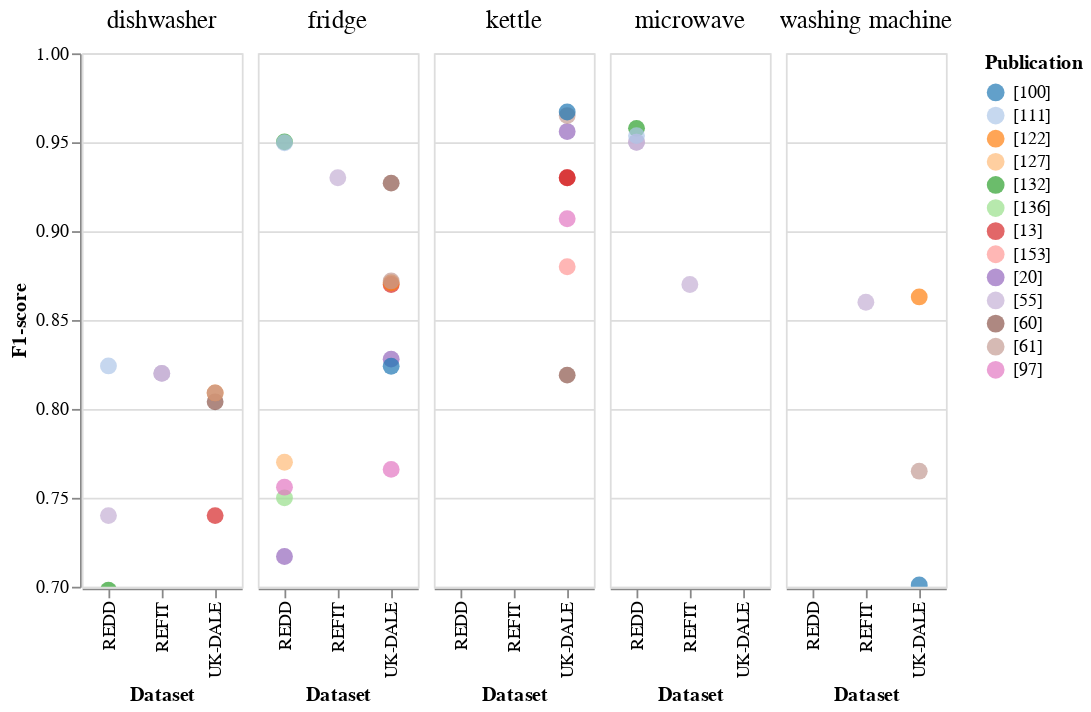

Source (notebook cell):
### Markdown cell above
Note to self: I double checked the values for the top result in the corresponding publications. *They are correct.*

### Code cell
# VERSION FOR PUBLICATION
# Visualization ,
upper_bound = 1 #14
lower_bound = 0.7
sortByDataset = alt.Chart().mark_point(clip=True, size=90, filled=True).encode(
    x=alt.X('Training: Dataset:N', title='Dataset'),
    y=alt.Y('Performance Metric: Value:Q', title='F1-score', scale=alt.Scale(domain=(lower_bound, upper_bound))),
#    color=alt.Color('Reference: Abbreviation:N', legend=alt.Legend(title='Publication'), scale=alt.Scale(scheme = 'category20')),
    color=alt.Color('Reference: Number:N', legend=alt.Legend(title='Publication'), scale=alt.Scale(scheme = 'category20')),
)

alt.layer(
    sortByDataset,  
    data=df_f1, width=90#, height=500
).facet(
    column=alt.Column('Appliance:N', title=None)
).configure_facet(
    spacing=7
).configure_header(
    titleFontSize=14,
    labelFontSize=14
)

### Figure 1 — Vega-Lite specification as saved in the notebook (floating-point values rounded to 4 significant figures)
{"config": {"view": {"continuousWidth": 400, "continuousHeight": 300}, "facet": {"spacing": 7}, "header": {"labelFontSize": 14, "titleFontSize": 14}}, "data": {"name": "data-839b62667c263a3d75bc13d1ba9a6e3e"}, "facet": {"column": {"type": "nominal", "field": "Appliance", "title": null}}, "spec": {"layer": [{"mark": {"type": "point", "clip": true, "filled": true, "size": 90}, "encoding": {"color": {"type": "nominal", "field": "Reference: Number", "legend": {"title": "Publication"}, "scale": {"scheme": "category20"}}, "x": {"type": "nominal", "field": "Training: Dataset", "title": "Dataset"}, "y": {"type": "quantitative", "field": "Performance Metric: Value", "scale": {"domain": [0.7, 1]}, "title": "F1-score"}}}], "width": 90}, "$schema": "https://vega.github.io/schema/vega-lite/v4.8.1.json", "datasets": {"data-839b62667c263a3d75bc13d1ba9a6e3e": [{"Reference: Abbreviation": "barsim2018", "Reference: Number": "[60]", "Appliance": "dishwasher", "Training: Dataset": "UK-DALE", "Model: Basic Type": "feedforward", "Model: Denomination": "CNN dAE", "Input: Window Size": 10800.0, "Input: Sampling Rate": 1, "Performance Metric: Value": 0.804, "No-Ref": "barsim2018_[60]"}, {"Reference: Abbreviation": "barsim2018", "Reference: Number": "[60]", "Appliance": "fridge", "Training: Dataset": "UK-DALE", "Model: Basic Type": "feedforward", "Model: Denomination": "CNN dAE", "Input: Window Size": 10800.0, "Input: Sampling Rate": 1, "Performance Metric: Value": 0.927, "No-Ref": "barsim2018_[60]"}, {"Reference: Abbreviation": "barsim2018", "Reference: Number": "[60]", "Appliance": "kettle", "Training: Dataset": "UK-DALE", "Model: Basic Type": "feedforward", "Model: Denomination": "CNN dAE", "Input: Window Size": 10800.0, "Input: Sampling Rate": 1, "Performance Metric: Value": 0.819, "No-Ref": "barsim2018_[60]"}, {"Reference: Abbreviation": "barsim2018", "Reference: Number": "[60]", "Appliance": "microwave", "Training: Dataset": "UK-DALE", "Model: Basic Type": "feedforward", "Model: Denomination": "CNN dAE", "Input: Window Size": 10800.0, "Input: Sampling Rate": 1, "Performance Metric: Value": 0.366, "No-Ref": "barsim2018_[60]"}, {"Reference: Abbreviation": "barsim2018", "Reference: Number": "[60]", "Appliance": "washing machine", "Training: Dataset": "UK-DALE", "Model: Basic Type": "feedforward", "Model: Denomination": "CNN dAE", "Input: Window Size": 10800.0, "Input: Sampling Rate": 1, "Performance Metric: Value": 0.41, "No-Ref": "barsim2018_[60]"}, {"Reference: Abbreviation": "bonfigli2018", "Reference: Number": "[20]", "Appliance": "dishwasher", "Training: Dataset": "REDD", "Model: Basic Type": "feedforward", "Model: Denomination": "CNN dAE", "Input: Window Size": 6912.0, "Input: Sampling Rate": 3, "Performance Metric: Value": 0.492, "No-Ref": "bonfigli2018_[20]"}, {"Reference: Abbreviation": "bonfigli2018", "Reference: Number": "[20]", "Appliance": "dishwasher", "Training: Dataset": "UK-DALE", "Model: Basic Type": "feedforward", "Model: Denomination": "CNN dAE", "Input: Window Size": 9216.0, "Input: Sampling Rate": 6, "Performance Metric: Value": 0.509, "No-Ref": "bonfigli2018_[20]"}, {"Reference: Abbreviation": "bonfigli2018", "Reference: Number": "[20]", "Appliance": "fridge", "Training: Dataset": "REDD", "Model: Basic Type": "feedforward", "Model: Denomination": "CNN dAE", "Input: Window Size": 1488.0, "Input: Sampling Rate": 3, "Performance Metric: Value": 0.717, "No-Ref": "bonfigli2018_[20]"}, {"Reference: Abbreviation": "bonfigli2018", "Reference: Number": "[20]", "Appliance": "fridge", "Training: Dataset": "UK-DALE", "Model: Basic Type": "feedforward", "Model: Denomination": "CNN dAE", "Input: Window Size": 3072.0, "Input: Sampling Rate": 6, "Performance Metric: Value": 0.828, "No-Ref": "bonfigli2018_[20]"}, {"Reference: Abbreviation": "bonfigli2018", "Reference: Number": "[20]", "Appliance": "kettle", "Training: Dataset": "UK-DALE", "Model: Basic Type": "feedforward", "Model: Denomination": "CNN dAE", "Input: Window Size": 768.0, "Input: Sampling Rate": 6, "Performance Metric: Value": 0.956, "No-Ref": "bonfigli2018_[20]"}, {"Reference: Abbreviation": "bonfigli2018", "Reference: Number": "[20]", "Appliance": "microwave", "Training: Dataset": "REDD", "Model: Basic Type": "feedforward", "Model: Denomination": "CNN dAE", "Input: Window Size": 288.0, "Input: Sampling Rate": 3, "Performance Metric: Value": 0.168, "No-Ref": "bonfigli2018_[20]"}, {"Reference: Abbreviation": "bonfigli2018", "Reference: Number": "[20]", "Appliance": "microwave", "Training: Dataset": "UK-DALE", "Model: Basic Type": "feedforward", "Model: Denomination": "CNN dAE", "Input: Window Size": 1728.0, "Input: Sampling Rate": 6, "Performance Metric: Value": 0.454, "No-Ref": "bonfigli2018_[20]"}, {"Reference: Abbreviation": "bonfigli2018", "Reference: Number": "[20]", "Appliance": "washing machine", "Training: Dataset": "UK-DALE", "Model: Basic Type": "feedforward", "Model: Denomination": "CNN dAE", "Input: Window Size": 6144.0, "Input: Sampling Rate": 6, "Performance Metric: Value": 0.675, "No-Ref": "bonfigli2018_[20]"}, {"Reference: Abbreviation": "cavdar2019", "Reference: Number": "[132]", "Appliance": "dishwasher", "Training: Dataset": "REDD", "Model: Basic Type": "combined", "Model: Denomination": "CNN-RNN", "Input: Window Size": -1.0, "Input: Sampling Rate": 4, "Performance Metric: Value": 0.698, "No-Ref": "cavdar2019_[132]"}, {"Reference: Abbreviation": "cavdar2019", "Reference: Number": "[132]", "Appliance": "fridge", "Training: Dataset": "REDD", "Model: Basic Type": "combined", "Model: Denomination": "CNN-RNN", "Input: Window Size": -1.0, "Input: Sampling Rate": 4, "Performance Metric: Value": 0.9502, "No-Ref": "cavdar2019_[132]"}, {"Reference: Abbreviation": "cavdar2019", "Reference: Number": "[132]", "Appliance": "microwave", "Training: Dataset": "REDD", "Model: Basic Type": "combined", "Model: Denomination": "CNN-RNN", "Input: Window Size": -1.0, "Input: Sampling Rate": 4, "Performance Metric: Value": 0.9578, "No-Ref": "cavdar2019_[132]"}, {"Reference: Abbreviation": "kelly2015", "Reference: Number": "[13]", "Appliance": "dishwasher", "Training: Dataset": "UK-DALE", "Model: Basic Type": "recurrent", "Model: Denomination": "LSTM-bi", "Input: Window Size": 9216.0, "Input: Sampling Rate": 6, "Performance Metric: Value": 0.74, "No-Ref": "kelly2015_[13]"}, {"Reference: Abbreviation": "kelly2015", "Reference: Number": "[13]", "Appliance": "fridge", "Training: Dataset": "UK-DALE", "Model: Basic Type": "feedforward", "Model: Denomination": "dAE", "Input: Window Size": 3072.0, "Input: Sampling Rate": 6, "Performance Metric: Value": 0.87, "No-Ref": "kelly2015_[13]"}, {"Reference: Abbreviation": "kelly2015", "Reference: Number": "[13]", "Appliance": "kettle", "Training: Dataset": "UK-DALE", "Model: Basic Type": "feedforward", "Model: Denomination": "dAE", "Input: Window Size": 768.0, "Input: Sampling Rate": 6, "Performance Metric: Value": 0.93, "No-Ref": "kelly2015_[13]"}, {"Reference: Abbreviation": "kelly2015", "Reference: Number": "[13]", "Appliance": "kettle", "Training: Dataset": "UK-DALE", "Model: Basic Type": "feedforward", "Model: Denomination": "CNN RctAng", "Input: Window Size": 768.0, "Input: Sampling Rate": 6, "Performance Metric: Value": 0.93, "No-Ref": "kelly2015_[13]"}, {"Reference: Abbreviation": "kelly2015", "Reference: Number": "[13]", "Appliance": "microwave", "Training: Dataset": "UK-DALE", "Model: Basic Type": "feedforward", "Model: Denomination": "dAE", "Input: Window Size": 1728.0, "Input: Sampling Rate": 6, "Performance Metric: Value": 0.26, "No-Ref": "kelly2015_[13]"}, {"Reference: Abbreviation": "kelly2015", "Reference: Number": "[13]", "Appliance": "washing machine", "Training: Dataset": "UK-DALE", "Model: Basic Type": "recurrent", "Model: Denomination": "LSTM-bi", "Input: Window Size": 6144.0, "Input: Sampling Rate": 6, "Performance Metric: Value": 0.27, "No-Ref": "kelly2015_[13]"}, {"Reference: Abbreviation": "krystalakos2018", "Reference: Number": "[153]", "Appliance": "dishwasher", "Training: Dataset": "UK-DALE", "Model: Basic Type": "recurrent", "Model: Denomination": "GRU-bi", "Input: Window Size": 300.0, "Input: Sampling Rate": 6, "Performance Metric: Value": 0.5, "No-Ref": "krystalakos2018_[153]"}, {"Reference: Abbreviation": "krystalakos2018", "Reference: Number": "[153]", "Appliance": "fridge", "Training: Dataset": "UK-DALE", "Model: Basic Type": "recurrent", "Model: Denomination": "GRU-bi", "Input: Window Size": 300.0, "Input: Sampling Rate": 6, "Performance Metric: Value": 0.57, "No-Ref": "krystalakos2018_[153]"}, {"Reference: Abbreviation": "krystalakos2018", "Reference: Number": "[153]", "Appliance": "kettle", "Training: Dataset": "UK-DALE", "Model: Basic Type": "feedforward", "Model: Denomination": "CNN s2p", "Input: Window Size": 300.0, "Input: Sampling Rate": 6, "Performance Metric: Value": 0.88, "No-Ref": "krystalakos2018_[153]"}, {"Reference: Abbreviation": "krystalakos2018", "Reference: Number": "[153]", "Appliance": "microwave", "Training: Dataset": "UK-DALE", "Model: Basic Type": "recurrent", "Model: Denomination": "GRU-bi", "Input: Window Size": 300.0, "Input: Sampling Rate": 6, "Performance Metric: Value": 0.04, "No-Ref": "krystalakos2018_[153]"}, {"Reference: Abbreviation": "krystalakos2018", "Reference: Number": "[153]", "Appliance": "washing machine", "Training: Dataset": "UK-DALE", "Model: Basic Type": "feedforward", "Model: Denomination": "CNN s2p", "Input: Window Size": 600.0, "Input: Sampling Rate": 6, "Performance Metric: Value": 0.35, "No-Ref": "krystalakos2018_[153]"}, {"Reference: Abbreviation": "kukunuri2020", "Reference: Number": "[127]", "Appliance": "dishwasher", "Training: Dataset": "REDD", "Model: Basic Type": "feedforward", "Model: Denomination": "STL Iterative Pruning (30%)", "Input: Window Size": 5940.0, "Input: Sampling Rate": 60, "Performance Metric: Value": 0.26, "No-Ref": "kukunuri2020_[127]"}, {"Reference: Abbreviation": "kukunuri2020", "Reference: Number": "[127]", "Appliance": "fridge", "Training: Dataset": "REDD", "Model: Basic Type": "feedforward", "Model: Denomination": "STL Rank 4 Tensor D.", "Input: Window Size": 5940.0, "Input: Sampling Rate": 60, "Performance Metric: Value": 0.77, "No-Ref": "kukunuri2020_[127]"}, {"Reference: Abbreviation": "kukunuri2020", "Reference: Number": "[127]", "Appliance": "washing machine", "Training: Dataset": "REDD", "Model: Basic Type": "feedforward", "Model: Denomination": "STL Iterative Pruning (30%)", "Input: Window Size": 5940.0, "Input: Sampling Rate": 60, "Performance Metric: Value": 0.27, "No-Ref": "kukunuri2020_[127]"}, {"Reference: Abbreviation": "linh2019", "Reference: Number": "[136]", "Appliance": "dishwasher", "Training: Dataset": "REDD", "Model: Basic Type": "recurrent", "Model: Denomination": "RNN", "Input: Window Size": -1.0, "Input: Sampling Rate": 3, "Performance Metric: Value": 0.01, "No-Ref": "linh2019_[136]"}, {"Reference: Abbreviation": "linh2019", "Reference: Number": "[136]", "Appliance": "fridge", "Training: Dataset": "REDD", "Model: Basic Type": "recurrent", "Model: Denomination": "RNN", "Input: Window Size": -1.0, "Input: Sampling Rate": 3, "Performance Metric: Value": 0.75, "No-Ref": "linh2019_[136]"}, {"Reference: Abbreviation": "massidda2020", "Reference: Number": "[122]", "Appliance": "dishwasher", "Training: Dataset": "UK-DALE", "Model: Basic Type": "feedforward", "Model: Denomination": "TP-NILM", "Input: Window Size": 30600.0, "Input: Sampling Rate": 60, "Performance Metric: Value": 0.809, "No-Ref": "massidda2020_[122]"}, {"Reference: Abbreviation": "massidda2020", "Reference: Number": "[122]", "Appliance": "fridge", "Training: Dataset": "UK-DALE", "Model: Basic Type": "feedforward", "Model: Denomination": "TP-NILM", "Input: Window Size": 30600.0, "Input: Sampling Rate": 60, "Performance Metric: Value": 0.871, "No-Ref": "massidda2020_[122]"}, {"Reference: Abbreviation": "massidda2020", "Reference: Number": "[122]", "Appliance": "washing machine", "Training: Dataset": "UK-DALE", "Model: Basic Type": "feedforward", "Model: Denomination": "TP-NILM", "Input: Window Size": 30600.0, "Input: Sampling Rate": 60, "Performance Metric: Value": 0.863, "No-Ref": "massidda2020_[122]"}, {"Reference: Abbreviation": "murray2019", "Reference: Number": "[55]", "Appliance": "dishwasher", "Training: Dataset": "REDD", "Model: Basic Type": "recurrent", "Model: Denomination": "RNN-GRU", "Input: Window Size": 2400.0, "Input: Sampling Rate": 8, "Performance Metric: Value": 0.74, "No-Ref": "murray2019_[55]"}, {"Reference: Abbreviation": "murray2019", "Reference: Number": "[55]", "Appliance": "dishwasher", "Training: Dataset": "REFIT", "Model: Basic Type": "feedforward", "Model: Denomination": "CNN", "Input: Window Size": 2400.0, "Input: Sampling Rate": 8, "Performance Metric: Value": 0.82, "No-Ref": "murray2019_[55]"}, {"Reference: Abbreviation": "murray2019", "Reference: Number": "[55]", "Appliance": "dishwasher", "Training: Dataset": "REFIT", "Model: Basic Type": "recurrent", "Model: Denomination": "RNN-GRU", "Input: Window Size": 2400.0, "Input: Sampling Rate": 8, "Performance Metric: Value": 0.82, "No-Ref": "murray2019_[55]"}, {"Reference: Abbreviation": "murray2019", "Reference: Number": "[55]", "Appliance": "fridge", "Training: Dataset": "REDD", "Model: Basic Type": "feedforward", "Model: Denomination": "CNN", "Input: Window Size": 6400.0, "Input: Sampling Rate": 8, "Performance Metric: Value": 0.67, "No-Ref": "murray2019_[55]"}, {"Reference: Abbreviation": "murray2019", "Reference: Number": "[55]", "Appliance": "fridge", "Training: Dataset": "REDD", "Model: Basic Type": "recurrent", "Model: Denomination": "RNN-GRU", "Input: Window Size": 6400.0, "Input: Sampling Rate": 8, "Performance Metric: Value": 0.67, "No-Ref": "murray2019_[55]"}, {"Reference: Abbreviation": "murray2019", "Reference: Number": "[55]", "Appliance": "fridge", "Training: Dataset": "REFIT", "Model: Basic Type": "feedforward", "Model: Denomination": "CNN", "Input: Window Size": 6400.0, "Input: Sampling Rate": 8, "Performance Metric: Value": 0.93, "No-Ref": "murray2019_[55]"}, {"Reference: Abbreviation": "murray2019", "Reference: Number": "[55]", "Appliance": "microwave", "Training: Dataset": "REDD", "Model: Basic Type": "feedforward", "Model: Denomination": "CNN", "Input: Window Size": 720.0, "Input: Sampling Rate": 8, "Performance Metric: Value": 0.95, "No-Ref": "murray2019_[55]"}, {"Reference: Abbreviation": "murray2019", "Reference: Number": "[55]", "Appliance": "microwave", "Training: Dataset": "REDD", "Model: Basic Type": "recurrent", "Model: Denomination": "RNN-GRU", "Input: Window Size": 720.0, "Input: Sampling Rate": 8, "Performance Metric: Value": 0.95, "No-Ref": "murray2019_[55]"}, {"Reference: Abbreviation": "murray2019", "Reference: Number": "[55]", "Appliance": "microwave", "Training: Dataset": "REFIT", "Model: Basic Type": "recurrent", "Model: Denomination": "RNN-GRU", "Input: Window Size": 720.0, "Input: Sampling Rate": 8, "Performance Metric: Value": 0.87, "No-Ref": "murray2019_[55]"}, {"Reference: Abbreviation": "murray2019", "Reference: Number": "[55]", "Appliance": "washing machine", "Training: Dataset": "REFIT", "Model: Basic Type": "recurrent", "Model: Denomination": "RNN-GRU", "Input: Window Size": 2400.0, "Input: Sampling Rate": 8, "Performance Metric: Value": 0.86, "No-Ref": "murray2019_[55]"}, {"Reference: Abbreviation": "nascimento2016", "Reference: Number": "[111]", "Appliance": "dishwasher", "Training: Dataset": "REDD", "Model: Basic Type": "recurrent", "Model: Denomination": "GRU-bi", "Input: Window Size": 2352.0, "Input: Sampling Rate": 4, "Performance Metric: Value": 0.8242, "No-Ref": "nascimento2016_[111]"}, {"Reference: Abbreviation": "nascimento2016", "Reference: Number": "[111]", "Appliance": "fridge", "Training: Dataset": "REDD", "Model: Basic Type": "recurrent", "Model: Denomination": "RecCNN", "Input: Window Size": 9604.0, "Input: Sampling Rate": 4, "Performance Metric: Value": 0.9497, "No-Ref": "nascimento2016_[111]"}, {"Reference: Abbreviation": "nascimento2016", "Reference: Number": "[111]", "Appliance": "microwave", "Training: Dataset": "REDD", "Model: Basic Type": "recurrent", "Model: Denomination": "RecCNN", "Input: Window Size": 764.0, "Input: Sampling Rate": 4, "Performance Metric: Value": 0.9537, "No-Ref": "nascimento2016_[111]"}, {"Reference: Abbreviation": "rafiq2020", "Reference: Number": "[61]", "Appliance": "dishwasher", "Training: Dataset": "UK-DALE", "Model: Basic Type": "combined", "Model: Denomination": "MFS-LSTM", "Input: Window Size": -1.0, "Input: Sampling Rate": 1, "Performance Metric: Value": 0.809, "No-Ref": "rafiq2020_[61]"}, {"Reference: Abbreviation": "rafiq2020", "Reference: Number": "[61]", "Appliance": "fridge", "Training: Dataset": "UK-DALE", "Model: Basic Type": "combined", "Model: Denomination": "MFS-LSTM", "Input: Window Size": -1.0, "Input: Sampling Rate": 1, "Performance Metric: Value": 0.872, "No-Ref": "rafiq2020_[61]"}, {"Reference: Abbreviation": "rafiq2020", "Reference: Number": "[61]", "Appliance": "kettle", "Training: Dataset": "UK-DALE", "Model: Basic Type": "combined", "Model: Denomination": "MFS-LSTM", "Input: Window Size": -1.0, "Input: Sampling Rate": 1, "Performance Metric: Value": 0.965, "No-Ref": "rafiq2020_[61]"}, {"Reference: Abbreviation": "rafiq2020", "Reference: Number": "[61]", "Appliance": "microwave", "Training: Dataset": "UK-DALE", "Model: Basic Type": "combined", "Model: Denomination": "MFS-LSTM", "Input: Window Size": -1.0, "Input: Sampling Rate": 1, "Performance Metric: Value": 0.317, "No-Ref": "rafiq2020_[61]"}, {"Reference: Abbreviation": "rafiq2020", "Reference: Number": "[61]", "Appliance": "washing machine", "Training: Dataset": "UK-DALE", "Model: Basic Type": "combined", "Model: Denomination": "MFS-LSTM", "Input: Window Size": -1.0, "Input: Sampling Rate": 1, "Performance Metric: Value": 0.765, "No-Ref": "rafiq2020_[61]"}, {"Reference: Abbreviation": "sudoso2019", "Reference: Number": "[100]", "Appliance": "dishwasher", "Training: Dataset": "UK-DALE", "Model: Basic Type": "combined", "Model: Denomination": "S2SwA", "Input: Window Size": 9216.0, "Input: Sampling Rate": 6, "Performance Metric: Value": 0.608, "No-Ref": "sudoso2019_[100]"}, {"Reference: Abbreviation": "sudoso2019", "Reference: Number": "[100]", "Appliance": "fridge", "Training: Dataset": "UK-DALE", "Model: Basic Type": "combined", "Model: Denomination": "S2SwA", "Input: Window Size": 3072.0, "Input: Sampling Rate": 6, "Performance Metric: Value": 0.824, "No-Ref": "sudoso2019_[100]"}, {"Reference: Abbreviation": "sudoso2019", "Reference: Number": "[100]", "Appliance": "kettle", "Training: Dataset": "UK-DALE", "Model: Basic Type": "combined", "Model: Denomination": "S2SwA", "Input: Window Size": 768.0, "Input: Sampling Rate": 6, "Performance Metric: Value": 0.967, "No-Ref": "sudoso2019_[100]"}, {"Reference: Abbreviation": "sudoso2019", "Reference: Number": "[100]", "Appliance": "microwave", "Training: Dataset": "UK-DALE", "Model: Basic Type": "combined", "Model: Denomination": "S2SwA", "Input: Window Size": 1728.0, "Input: Sampling Rate": 6, "Performance Metric: Value": 0.585, "No-Ref": "sudoso2019_[100]"}, {"Reference: Abbreviation": "sudoso2019", "Reference: Number": "[100]", "Appliance": "washing machine", "Training: Dataset": "UK-DALE", "Model: Basic Type": "combined", "Model: Denomination": "S2SwA", "Input: Window Size": 6144.0, "Input: Sampling Rate": 6, "Performance Metric: Value": 0.701, "No-Ref": "sudoso2019_[100]"}, {"Reference: Abbreviation": "yue2020", "Reference: Number": "[97]", "Appliance": "dishwasher", "Training: Dataset": "REDD", "Model: Basic Type": "feedforward", "Model: Denomination": "BERT", "Input: Window Size": 2880.0, "Input: Sampling Rate": 6, "Performance Metric: Value": 0.523, "No-Ref": "yue2020_[97]"}, {"Reference: Abbreviation": "yue2020", "Reference: Number": "[97]", "Appliance": "dishwasher", "Training: Dataset": "UK-DALE", "Model: Basic Type": "feedforward", "Model: Denomination": "BERT", "Input: Window Size": 2880.0, "Input: Sampling Rate": 6, "Performance Metric: Value": 0.667, "No-Ref": "yue2020_[97]"}, {"Reference: Abbreviation": "yue2020", "Reference: Number": "[97]", "Appliance": "fridge", "Training: Dataset": "REDD", "Model: Basic Type": "feedforward", "Model: Denomination": "BERT", "Input: Window Size": 2880.0, "Input: Sampling Rate": 6, "Performance Metric: Value": 0.756, "No-Ref": "yue2020_[97]"}, {"Reference: Abbreviation": "yue2020", "Reference: Number": "[97]", "Appliance": "fridge", "Training: Dataset": "UK-DALE", "Model: Basic Type": "feedforward", "Model: Denomination": "BERT", "Input: Window Size": 2880.0, "Input: Sampling Rate": 6, "Performance Metric: Value": 0.766, "No-Ref": "yue2020_[97]"}, {"Reference: Abbreviation": "yue2020", "Reference: Number": "[97]", "Appliance": "kettle", "Training: Dataset": "UK-DALE", "Model: Basic Type": "feedforward", "Model: Denomination": "BERT", "Input: Window Size": 2880.0, "Input: Sampling Rate": 6, "Performance Metric: Value": 0.907, "No-Ref": "yue2020_[97]"}, {"Reference: Abbreviation": "yue2020", "Reference: Number": "[97]", "Appliance": "microwave", "Training: Dataset": "REDD", "Model: Basic Type": "feedforward", "Model: Denomination": "BERT", "Input: Window Size": 2880.0, "Input: Sampling Rate": 6, "Performance Metric: Value": 0.476, "No-Ref": "yue2020_[97]"}, {"Reference: Abbreviation": "yue2020", "Reference: Number": "[97]", "Appliance": "microwave", "Training: Dataset": "UK-DALE", "Model: Basic Type": "feedforward", "Model: Denomination": "BERT", "Input: Window Size": 2880.0, "Input: Sampling Rate": 6, "Performance Metric: Value": 0.014, "No-Ref": "yue2020_[97]"}, {"Reference: Abbreviation": "yue2020", "Reference: Number": "[97]", "Appliance": "washing machine", "Training: Dataset": "REDD", "Model: Basic Type": "feedforward", "Model: Denomination": "BERT", "Input: Window Size": 2880.0, "Input: Sampling Rate": 6, "Performance Metric: Value": 0.559, "No-Ref": "yue2020_[97]"}, {"Reference: Abbreviation": "yue2020", "Reference: Number": "[97]", "Appliance": "washing machine", "Training: Dataset": "UK-DALE", "Model: Basic Type": "feedforward", "Model: Denomination": "BERT", "Input: Window Size": 2880.0, "Input: Sampling Rate": 6, "Performance Metric: Value": 0.325, "No-Ref": "yue2020_[97]"}]}}
